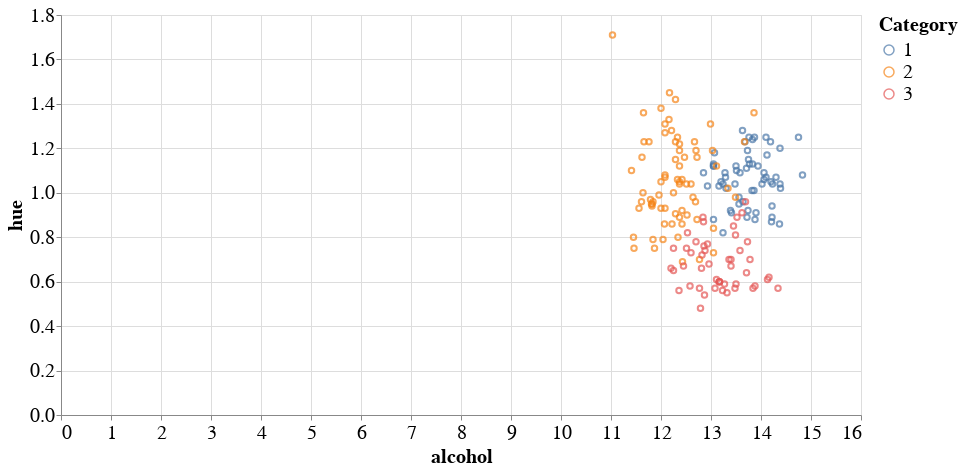

Write notebook code for a chart like this one.
### Markdown cell above
## Chats with Altair

### Code cell
alt.Chart(df).mark_point().encode(
    x='alcohol',
    y='hue',
    color='Category:N',
    tooltip=['alcohol', 'hue', 'Category'],
).interactive().properties(
    width=800,
    height=400
).configure_axis(
    labelFontSize=20,
    titleFontSize=20
).configure_legend(
    labelFontSize=20,
    titleFontSize=20
)

### Figure 1 — Vega-Lite specification as saved in the notebook (floating-point values rounded to 4 significant figures; data arrays with more than 128 entries replaced by an {"elided": "..."} marker saying what was removed)
{"config": {"view": {"continuousWidth": 300, "continuousHeight": 300}, "axis": {"labelFontSize": 20, "titleFontSize": 20}, "legend": {"labelFontSize": 20, "titleFontSize": 20}}, "data": {"name": "data-6f94534f7704237a55d08eb9dc8cf279"}, "mark": {"type": "point"}, "encoding": {"color": {"field": "Category", "type": "nominal"}, "tooltip": [{"field": "alcohol", "type": "quantitative"}, {"field": "hue", "type": "quantitative"}, {"field": "Category", "type": "quantitative"}], "x": {"field": "alcohol", "type": "quantitative"}, "y": {"field": "hue", "type": "quantitative"}}, "height": 400, "params": [{"name": "param_1", "select": {"type": "interval", "encodings": ["x", "y"]}, "bind": "scales"}], "width": 800, "$schema": "https://vega.github.io/schema/vega-lite/v5.16.3.json", "datasets": {"data-6f94534f7704237a55d08eb9dc8cf279": {"elided": "178 records"}}}
